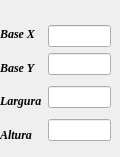
     <widget class="QWidget" name="page_2">
      <widget class="QWidget" name="layoutWidget10">
       <property name="geometry">
        <rect>
         <x>0</x>
         <y>20</y>
         <width>111</width>
         <height>128</height>
        </rect>
       </property>
       <layout class="QHBoxLayout" name="horizontalLayout_5">
        <item>
         <layout class="QVBoxLayout" name="verticalLayout_18">
          <item>
           <widget class="QLabel" name="label_18">
            <property name="font">
             <font>
              <family>Times New Roman</family>
              <italic>true</italic>
              <bold>true</bold>
             </font>
            </property>
            <property name="text">
             <string>Base X</string>
            </property>
           </widget>
          </item>
          <item>
           <widget class="QLabel" name="label_19">
            <property name="font">
             <font>
              <family>Times New Roman</family>
              <italic>true</italic>
              <bold>true</bold>
             </font>
            </property>
            <property name="text">
             <string>Base Y</string>
            </property>
           </widget>
          </item>
          <item>
           <widget class="QLabel" name="label_6">
            <property name="font">
             <font>
              <family>Times New Roman</family>
              <italic>true</italic>
              <bold>true</bold>
             </font>
            </property>
            <property name="text">
             <string>Largura</string>
            </property>
           </widget>
          </item>
          <item>
           <widget class="QLabel" name="label_7">
            <property name="font">
             <font>
              <family>Times New Roman</family>
              <italic>true</italic>
              <bold>true</bold>
             </font>
            </property>
            <property name="text">
             <string>Altura</string>
            </property>
           </widget>
          </item>
         </layout>
        </item>
        <item>
         <layout class="QVBoxLayout" name="verticalLayout_17">
          <item>
           <layout class="QVBoxLayout" name="verticalLayout_16">
            <item>
             <widget class="QLineEdit" name="inputXRetangulo"/>
            </item>
            <item>
             <widget class="QLineEdit" name="inputYRetangulo"/>
            </item>
           </layout>
          </item>
          <item>
           <widget class="QLineEdit" name="comprimentoRetangulo"/>
          </item>
          <item>
           <widget class="QLineEdit" name="alturaRetangulo"/>
          </item>
         </layout>
        </item>
       </layout>
      </widget>
     </widget>
